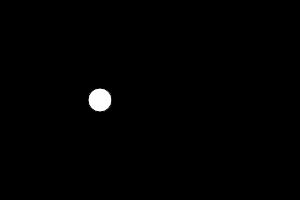
Frame 1 (no input)
Frame 60 (no input): identical to frame 1, image omitted
Frame 120 (the mouse pressed at the canvas centre since frame 60): identical to frame 1, image omitted

The p5.js sketch that drew this single still picture (run headless with seeded random() and noise() and a simulated clock; from frame 60 on, the mouse is pressed at the canvas centre):

// p5.js sketch
// ── sketch.js

var x = 100;
var speed = 0;

function setup() {
  createCanvas(300, 200);
}

function draw() {
  background(0);
  displayCircle();
  moveCircle();
}

function displayCircle() {
  ellipse(x,100,24,24);  
}

function moveCircle() {
  x = x + speed;
}
